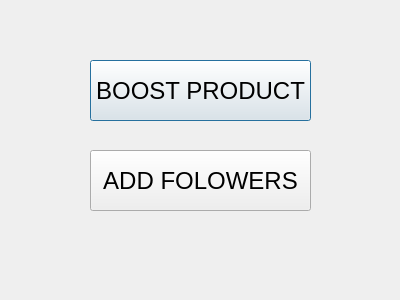
<?xml version="1.0" encoding="UTF-8"?>
<ui version="4.0">
 <class>List</class>
 <widget class="QDialog" name="List">
  <property name="geometry">
   <rect>
    <x>0</x>
    <y>0</y>
    <width>400</width>
    <height>300</height>
   </rect>
  </property>
  <property name="windowTitle">
   <string>Dialog</string>
  </property>
  <widget class="QPushButton" name="btnBoostproduct">
   <property name="geometry">
    <rect>
     <x>90</x>
     <y>60</y>
     <width>221</width>
     <height>61</height>
    </rect>
   </property>
   <property name="font">
    <font>
     <pointsize>18</pointsize>
    </font>
   </property>
   <property name="styleSheet">
    <string notr="true">

QPushButton:hover {   
    border: 1px solid black;
    border-radius: 5px;   
    background-color:#06c0df;
}</string>
   </property>
   <property name="text">
    <string>BOOST PRODUCT</string>
   </property>
  </widget>
  <widget class="QPushButton" name="btnAddfollows">
   <property name="geometry">
    <rect>
     <x>90</x>
     <y>150</y>
     <width>221</width>
     <height>61</height>
    </rect>
   </property>
   <property name="font">
    <font>
     <pointsize>18</pointsize>
    </font>
   </property>
   <property name="styleSheet">
    <string notr="true">
QPushButton:hover {   
    border: 1px solid black;
    border-radius: 5px;   
    background-color:#06c0df;
}</string>
   </property>
   <property name="text">
    <string>ADD FOLOWERS</string>
   </property>
  </widget>
 </widget>
 <resources/>
 <connections/>
</ui>
